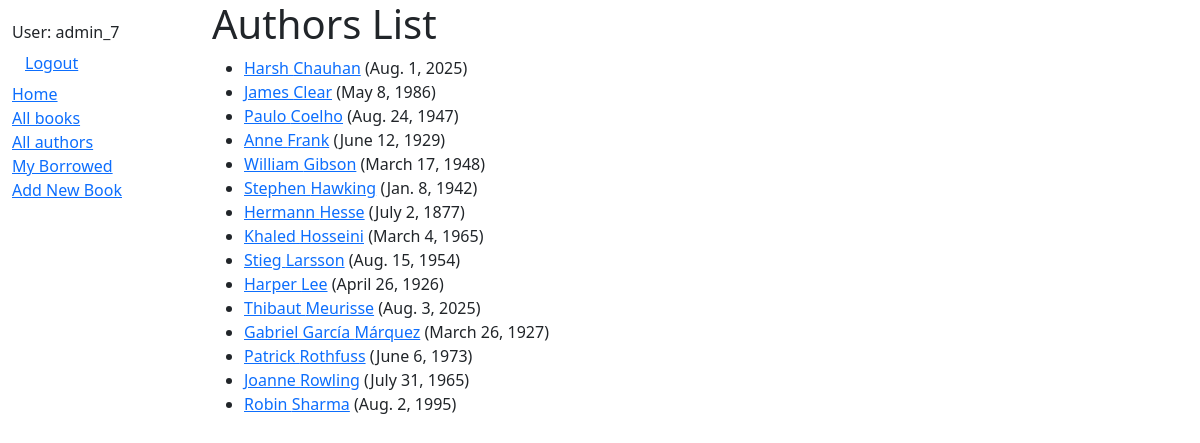
The app's page /catalog/authors/ (signed in) with its own data.
### myapp/models.py (models this page shows, shortened)
class Author(models.Model):
    first_name = models.CharField(max_length=100)
    last_name = models.CharField(max_length=100)
    date_of_birth = models.DateField(null=True, blank=True)
    date_of_death = models.DateField('Died', null=True, blank=True)
    language=models.CharField(max_length=100, help_text="In which language Author writes", default='English')
    class Meta:
        ordering = ['last_name', 'first_name']

### myapp/views.py (the view, shortened to what this page needs)
# urls.py: path('authors/', views.AuthorListView.as_view(), name='book-author'),
class AuthorListView(LoginRequiredMixin,generic.ListView):
    model = Author
    context_object_name= 'author_detail'
    template_name = 'author_name.html'
    login_url = '/accounts/login/'

### myapp/templates/author_name.html
{% extends 'base.html' %}
{% block content %}
<h1>Authors List</h1>
  {% if author_detail %}
    <ul>
      {% for x in author_detail %}
      <li><a href="{% url 'author-wise-detail' x.pk %}"> {{ x.first_name }} {{x.last_name}}</a>
        ({{x.date_of_birth}})
      </li>
      {% endfor %}
    </ul>
  {% else %}
    <p>There are no books in the library.</p>
  {% endif %}
{% endblock %}

### myapp/templates/base.html (shortened to what this page needs)
<!doctype html>
<html lang="en">
  <head>
    <link href="https://cdn.jsdelivr.net/npm/bootstrap@5.3.3/dist/css/bootstrap.min.css"
      rel="stylesheet"
>
    {% load static %}
    <link rel="stylesheet" href="{% static 'css/styles.css' %}" />
  </head>
  <body>
    <div class="container-fluid">
      <div class="row">
        <div class="col-sm-2">
          {% block sidebar %}
            <ul class="sidebar-nav">
                  <ul class="sidebar-nav">
    {% if user.is_authenticated %}
     <li>User: {{ user.get_username }}</li>
   <li>
       <form id="logout-form" method="post" action="{% url 'logout' %}">
         <button type="submit" class="btn btn-link">Logout</button>
         <li><a href="{% url 'index' %}">Home</a></li>
         <li><a href="{% url 'books' %}">All books</a></li>
         <li><a href="{% url 'book-author' %}">All authors</a></li>
         <li><a href="{% url 'my-borrowed' %}">My Borrowed</a></li>
         <li><a href="{% url 'add-book' %}">Add New Book</a></li>
         </ul>
    {% else %}
    <li><a href="{% url 'login' %}?next={{ request.path }}">Login</a></li>
</ul>
     {% endif %}
        {% endblock %}
        </div>
        <div class="col-sm-10 ">{% block content %}{% endblock %}</div>
      </div>
    </div>
  </body>
</html>

### myapp/templates/styles.css (style rules this page uses)
.sidebar-nav { margin-top: 20px; padding: 0; list-style: none; }

### records on screen
Author: first_name "Harsh", last_name "Chauhan", date_of_birth "Aug. 1, 2025"
Author: first_name "James", last_name "Clear", date_of_birth "May 8, 1986"
Author: first_name "Paulo", last_name "Coelho", date_of_birth "Aug. 24, 1947"
Author: first_name "Anne", last_name "Frank", date_of_birth "June 12, 1929"
Author: first_name "William", last_name "Gibson", date_of_birth "March 17, 1948"
Author: first_name "Stephen", last_name "Hawking", date_of_birth "Jan. 8, 1942"
Author: first_name "Hermann", last_name "Hesse", date_of_birth "July 2, 1877"
Author: first_name "Khaled", last_name "Hosseini", date_of_birth "March 4, 1965"
Author: first_name "Stieg", last_name "Larsson", date_of_birth "Aug. 15, 1954"
Author: first_name "Harper", last_name "Lee", date_of_birth "April 26, 1926"
Author: first_name "Thibaut", last_name "Meurisse", date_of_birth "Aug. 3, 2025"
Author: first_name "Gabriel García", last_name "Márquez", date_of_birth "March 26, 1927"
Author: first_name "Patrick", last_name "Rothfuss", date_of_birth "June 6, 1973"
Author: first_name "Joanne", last_name "Rowling", date_of_birth "July 31, 1965"
Author: first_name "Robin", last_name "Sharma", date_of_birth "Aug. 2, 1995"

### other values on screen
{{ user.get_username }} "admin_7"
